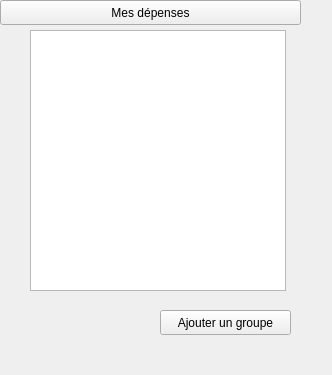
<?xml version="1.0" encoding="UTF-8"?>
<ui version="4.0">
 <class>GestionGroupes</class>
 <widget class="QWidget" name="GestionGroupes">
  <property name="geometry">
   <rect>
    <x>0</x>
    <y>0</y>
    <width>332</width>
    <height>375</height>
   </rect>
  </property>
  <property name="windowTitle">
   <string>Form</string>
  </property>
  <widget class="QListWidget" name="groupes">
   <property name="geometry">
    <rect>
     <x>30</x>
     <y>30</y>
     <width>256</width>
     <height>261</height>
    </rect>
   </property>
  </widget>
  <widget class="QSplitter" name="splitter">
   <property name="geometry">
    <rect>
     <x>0</x>
     <y>0</y>
     <width>301</width>
     <height>25</height>
    </rect>
   </property>
   <property name="orientation">
    <enum>Qt::Horizontal</enum>
   </property>
   <widget class="QPushButton" name="b_depenses">
    <property name="text">
     <string>Mes dépenses</string>
    </property>
   </widget>
  </widget>
  <widget class="QPushButton" name="ajout_groupe">
   <property name="geometry">
    <rect>
     <x>160</x>
     <y>310</y>
     <width>131</width>
     <height>25</height>
    </rect>
   </property>
   <property name="text">
    <string>Ajouter un groupe</string>
   </property>
  </widget>
 </widget>
 <resources/>
 <connections/>
</ui>
